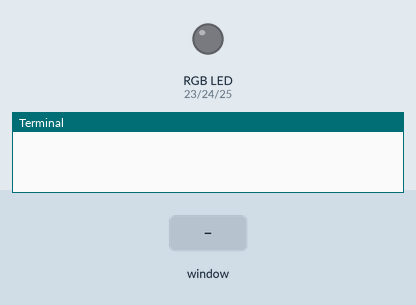
This program was run on a simulated Raspberry Pi (BCM pin numbers). Shown: an RGB LED mixed from three pins (HIGH = lit), the last lines printed to the terminal. The test bench sets the inputs (shaded band). Dim RGB values are drawn brighter than linear; the desktop window is not drawn, its controls go by their first labels and the mouse button is held 0.15 s.

Above: at 1.2 s.
1.3 s: slider 1 in the window set to 0.5
At 1.8 s:
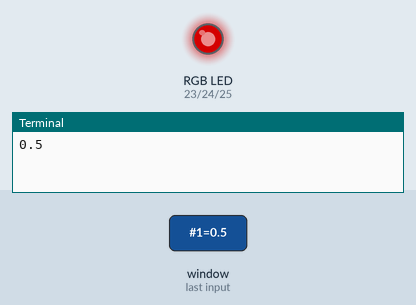
2.8 s: slider 1 in the window set to 1
At 4.0 s:
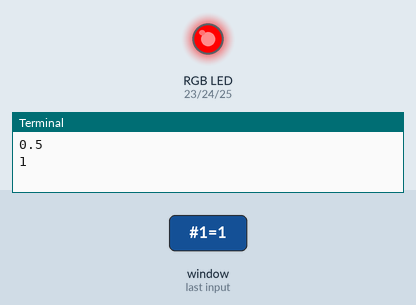
4.3 s: slider 1 in the window set to 0.25
At 5.3 s:
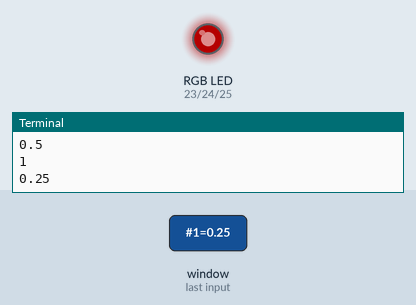
5.8 s: slider 2 in the window set to 0.5
At 6.5 s:
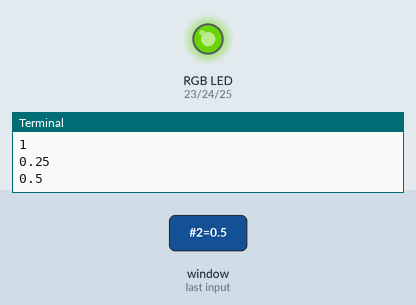
7.3 s: slider 1 in the window set to 0
At 7.6 s:
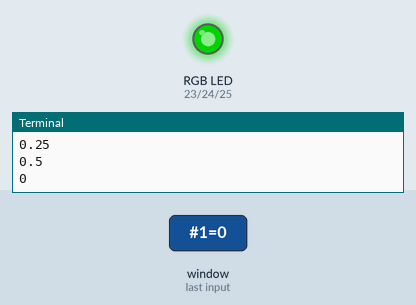
8.8 s: slider 2 in the window set to 1
At 9.9 s:
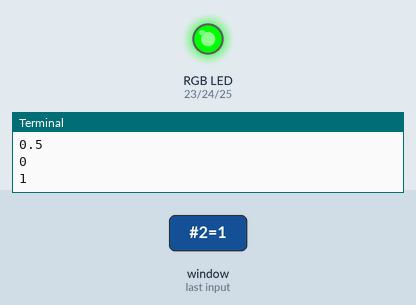
Timing chart, 0 to 11.3 s (numbered marks = the images above; inputs shaded):
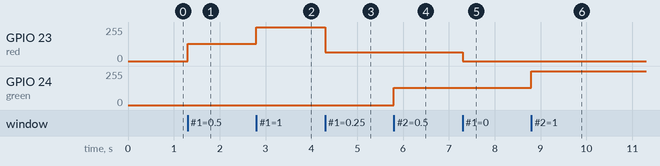

The program:

rgb_led_controller.py
```python
#Project 4 - A Graphical User Interface For A Multicolor Led
#latest code updates available at: https://github.com/RuiSantosdotme/RaspberryPiProject
#project updates at: https://nostarch.com/RaspberryPiProject

#import necessary libraries
from gpiozero import PWMLED
from tkinter import *

#change the RGB LED color
def change_color(self):
    red.value = red_slider.get()
    green.value = green_slider.get()
    blue.value = blue_slider.get()
    print(self)

#close the window
def close_window():
    window.destroy()

#create a PWMLED object for each color
red = PWMLED(23)
green = PWMLED(24)
blue = PWMLED(25)

#create window
window = Tk()
window.title("RGB LED Controller")
window.geometry("300x200")

#create three sliders to control each RGB LED lead
red_slider = Scale(window, from_=0, to=1, resolution = 0.01, orient=HORIZONTAL,
        label="Red", troughcolor="red", length=200, command=change_color)
red_slider.pack()

green_slider = Scale(window, from_=0, to=1, resolution = 0.01, orient=HORIZONTAL,
        label="Green", troughcolor="green", length=200, command=change_color)
green_slider.pack()

blue_slider = Scale(window, from_=0, to=1, resolution = 0.01, orient=HORIZONTAL,
        label="Blue", troughcolor="blue", length=200, command=change_color)
blue_slider.pack()

#create close button
close_button = Button(window, text="Close", command=close_window)
close_button.pack()

mainloop()
```

Measured:
- after the input at 1.3 s, GPIO 23 (red): 0/255 → 128/255 at once
- after the input at 2.8 s, GPIO 23 (red): 128/255 → 255/255 at once
- after the input at 4.3 s, GPIO 23 (red): 255/255 → 64/255 at once
- after the input at 5.8 s, GPIO 24 (green): 0/255 → 128/255 at once
- after the input at 7.3 s, GPIO 23 (red): 64/255 → 0/255 at once
- after the input at 8.8 s, GPIO 24 (green): 128/255 → 255/255 at once
